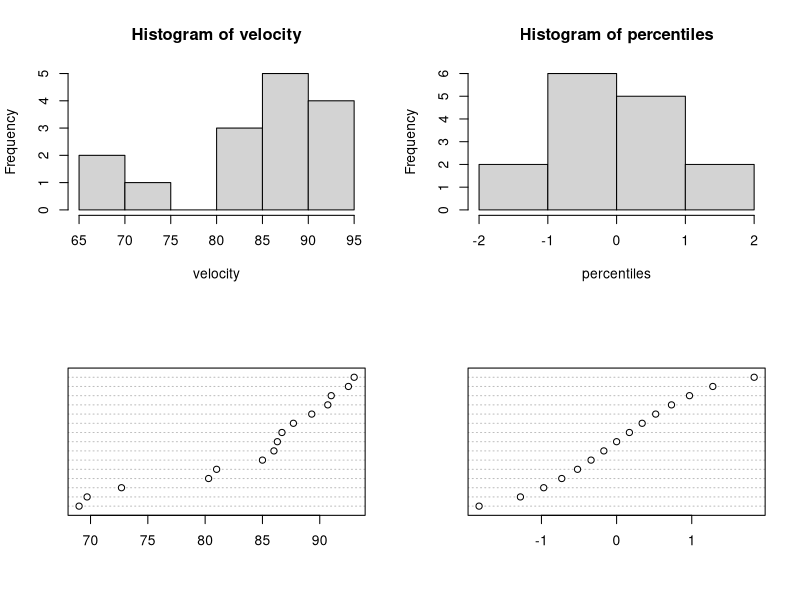
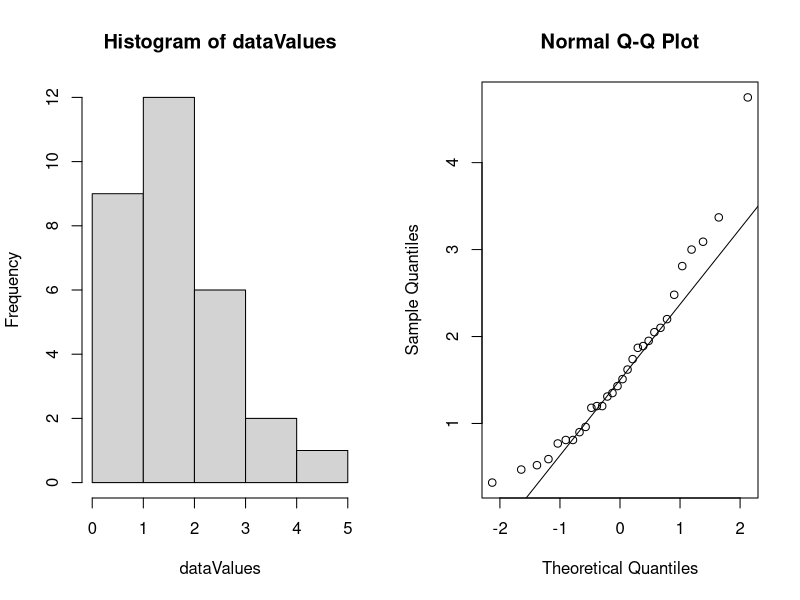
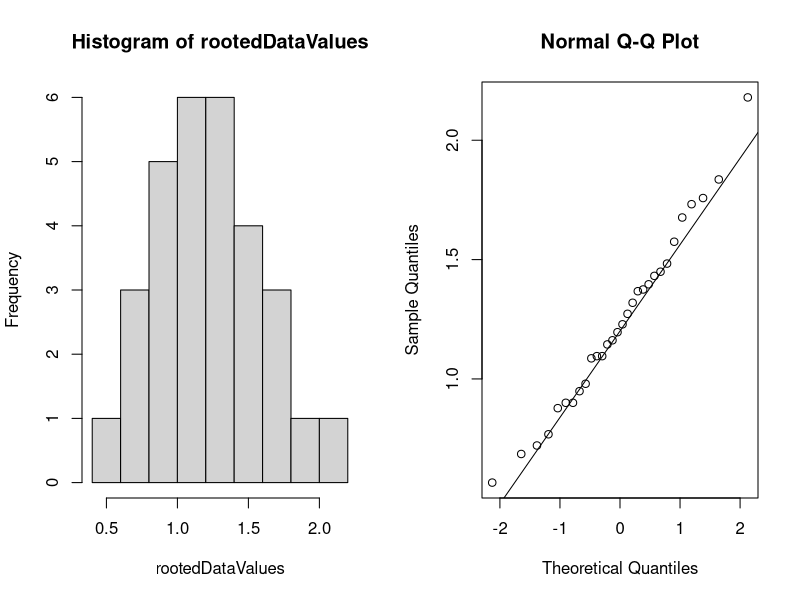
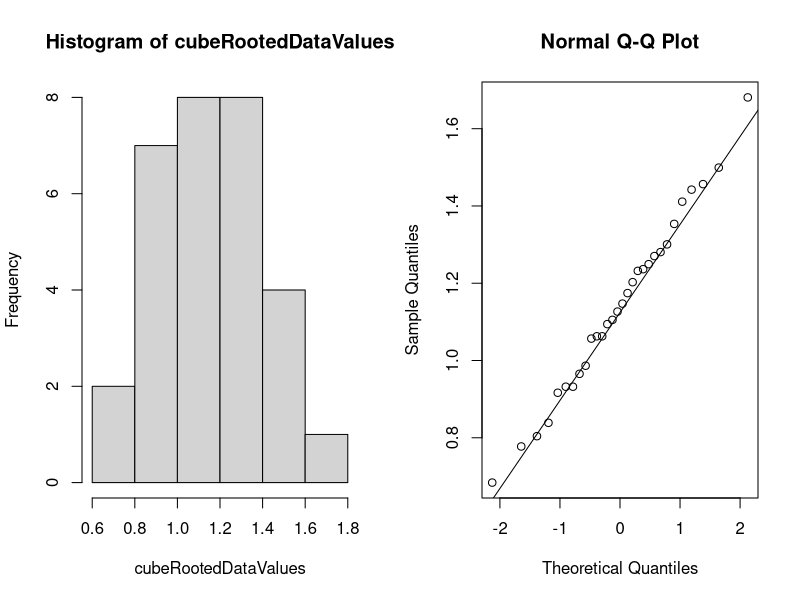

Source code (R) for these figures, in order:
#4.6 Homework #88,94

######## #88 ###########

#Given velocity data
velocity=c(69.0,69.7,72.7,80.3,81.0,85.0,86.0,86.3,86.7,87.7,89.3,90.7,91.0,92.5,93.0)

#Given percentile data
percentiles=c(-1.83,-1.28,-.97,-.73,-.52,-.34,-.17,0,.17,.34,.52,.73,.97,1.28,1.83)

#create 4 plots on one picture
par(mfrow=c(2,2))

#Create a Histogram of the velocity and percentiles
hist(velocity)
hist(percentiles)

#Create a dotplot of the velocity and percentiles
dotchart(velocity)
dotchart(percentiles)


#No, both distributions are not normal, as they are not symmetrical, or in a bell-curved shape


########## #94 #############

dataValues = c(.77,1.2,3,1.62,2.81,2.48,1.74,.47,3.09,1.31,1.87,
               .96,.81,1.43,1.51,.32,1.18,1.89,1.2,3.37,2.1,.59,1.35,.90,1.95, 2.2,.52,.81,4.75,2.05)

#a.)

#Create image with two pictures on it
par(mfrow=c(1,2))

#Convert data into histogram
hist(dataValues)

#Draw normal probability plot
qqnorm(dataValues)

#Draw line on normal probability plot
qqline(dataValues)

#b.)

#Take square root of dataValues
rootedDataValues = dataValues^(.5)

#Create image with two plots
par(mfrow=c(1,2))

#Convert into histogram and draw normal probability plot with line
hist(rootedDataValues)
qqnorm(rootedDataValues)
qqline(rootedDataValues)


#Yes, the square rooted values seem to represent a normally distributed data set


#c.)

#Take cube root of datavalues
cubeRootedDataValues = dataValues^(1/3)

#Create image with two plots
par(mfrow=c(1,2))

#Convert into histogram and draw normal probability plot with line
hist(cubeRootedDataValues)
qqnorm(cubeRootedDataValues)
qqline(cubeRootedDataValues)

#Yes, the cube rooted data values also seem to represent a normally distributed data set

